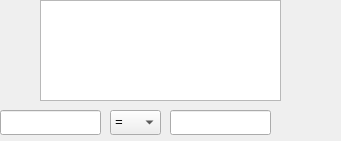
    <widget class="QWidget" name="pageVariablesAccion">
     <property name="geometry">
      <rect>
       <x>0</x>
       <y>0</y>
       <width>341</width>
       <height>141</height>
      </rect>
     </property>
     <attribute name="icon">
      <iconset resource="resources.qrc">
       <normaloff>:/img/img/plugin_go.png</normaloff>:/img/img/plugin_go.png</iconset>
     </attribute>
     <attribute name="label">
      <string>Variables (Asignación)</string>
     </attribute>
     <widget class="QLineEdit" name="lineEditValores_2">
      <property name="geometry">
       <rect>
        <x>170</x>
        <y>110</y>
        <width>101</width>
        <height>25</height>
       </rect>
      </property>
      <property name="font">
       <font>
        <family>Consolas</family>
        <weight>50</weight>
        <bold>false</bold>
       </font>
      </property>
     </widget>
     <widget class="QPushButton" name="pushButtonBorrarVariable_2">
      <property name="geometry">
       <rect>
        <x>0</x>
        <y>30</y>
        <width>32</width>
        <height>28</height>
       </rect>
      </property>
      <property name="toolTip">
       <string>Eliminar Variable</string>
      </property>
      <property name="whatsThis">
       <string>Eliminar Variable</string>
      </property>
      <property name="text">
       <string/>
      </property>
      <property name="icon">
       <iconset resource="resources.qrc">
        <normaloff>:/img/img/delete.png</normaloff>:/img/img/delete.png</iconset>
      </property>
      <property name="iconSize">
       <size>
        <width>24</width>
        <height>24</height>
       </size>
      </property>
      <property name="default">
       <bool>false</bool>
      </property>
      <property name="flat">
       <bool>true</bool>
      </property>
     </widget>
     <widget class="QListWidget" name="listWidgetVariables_2">
      <property name="geometry">
       <rect>
        <x>40</x>
        <y>0</y>
        <width>241</width>
        <height>101</height>
       </rect>
      </property>
      <property name="font">
       <font>
        <family>Consolas</family>
       </font>
      </property>
     </widget>
     <widget class="QComboBox" name="comboBoxAsignacion">
      <property name="geometry">
       <rect>
        <x>110</x>
        <y>110</y>
        <width>51</width>
        <height>25</height>
       </rect>
      </property>
      <property name="font">
       <font>
        <family>Consolas</family>
        <pointsize>10</pointsize>
        <weight>50</weight>
        <bold>false</bold>
       </font>
      </property>
      <item>
       <property name="text">
        <string>=</string>
       </property>
      </item>
      <item>
       <property name="text">
        <string>+=</string>
       </property>
      </item>
      <item>
       <property name="text">
        <string>-=</string>
       </property>
      </item>
      <item>
       <property name="text">
        <string>*=</string>
       </property>
      </item>
      <item>
       <property name="text">
        <string>/=</string>
       </property>
      </item>
      <item>
       <property name="text">
        <string>%=</string>
       </property>
      </item>
     </widget>
     <widget class="QLineEdit" name="lineEditVariable_2">
      <property name="geometry">
       <rect>
        <x>0</x>
        <y>110</y>
        <width>101</width>
        <height>25</height>
       </rect>
      </property>
      <property name="font">
       <font>
        <family>Consolas</family>
        <weight>50</weight>
        <bold>false</bold>
       </font>
      </property>
      <property name="readOnly">
       <bool>true</bool>
      </property>
     </widget>
     <widget class="QPushButton" name="pushButtonElegirExpresion_2">
      <property name="geometry">
       <rect>
        <x>290</x>
        <y>0</y>
        <width>41</width>
        <height>25</height>
       </rect>
      </property>
      <property name="text">
       <string/>
      </property>
      <property name="icon">
       <iconset resource="resources.qrc">
        <normaloff>:/img/img/arrow_right.png</normaloff>:/img/img/arrow_right.png</iconset>
      </property>
      <property name="iconSize">
       <size>
        <width>32</width>
        <height>32</height>
       </size>
      </property>
      <property name="flat">
       <bool>true</bool>
      </property>
     </widget>
     <widget class="QPushButton" name="pushButtonNuevaVariable_2">
      <property name="geometry">
       <rect>
        <x>0</x>
        <y>0</y>
        <width>32</width>
        <height>28</height>
       </rect>
      </property>
      <property name="toolTip">
       <string>Definir Nueva Variable</string>
      </property>
      <property name="whatsThis">
       <string>Nueva Variable</string>
      </property>
      <property name="text">
       <string/>
      </property>
      <property name="icon">
       <iconset resource="resources.qrc">
        <normaloff>:/img/img/add.png</normaloff>:/img/img/add.png</iconset>
      </property>
      <property name="iconSize">
       <size>
        <width>24</width>
        <height>24</height>
       </size>
      </property>
      <property name="autoDefault">
       <bool>true</bool>
      </property>
      <property name="flat">
       <bool>true</bool>
      </property>
     </widget>
    </widget>
